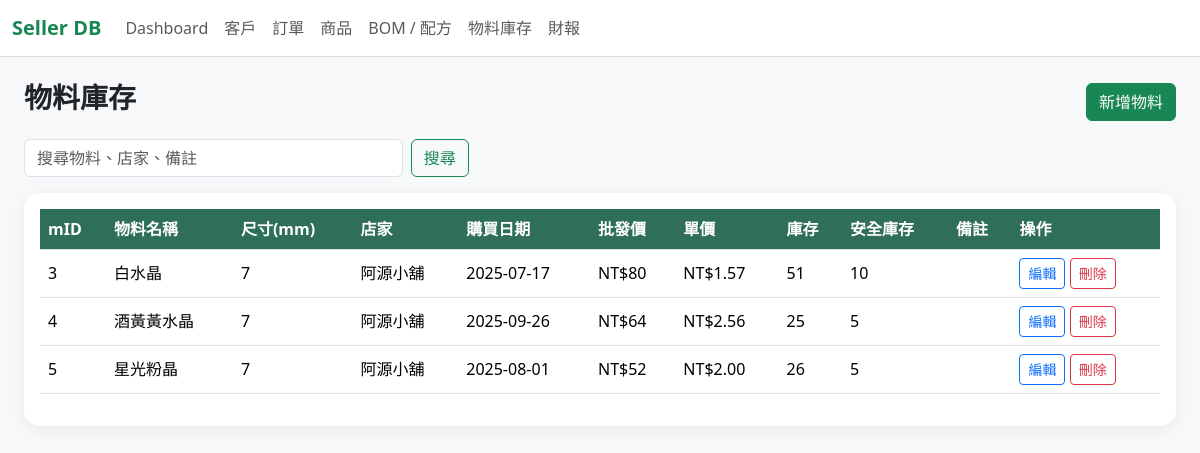
Page /materials on the earlier database version.
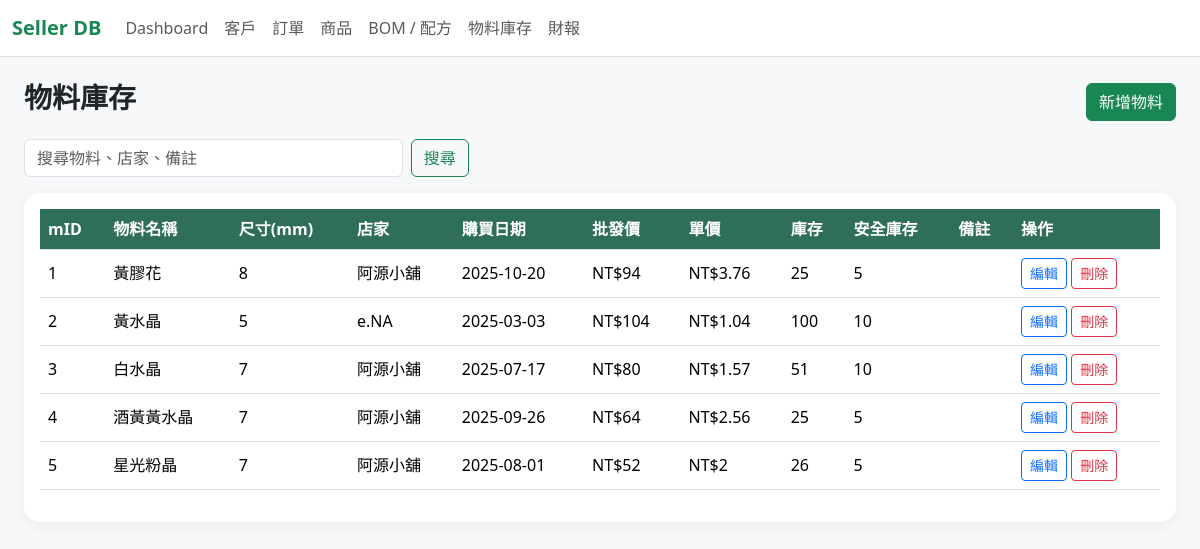
Same page on the later database version.
### tables this page shows
CREATE TABLE MATERIAL_INVENTORY (mID TEXT PRIMARY KEY UNIQUE, m_name TEXT, m_size NUMERIC, wholesale_price NUMERIC, store TEXT, purchase_date TEXT CHECK (length(purchase_date) = 10 AND purchase_date LIKE '____-__-__'), unit_price NUMERIC, stock INTEGER, safe_stock INTEGER, note TEXT);

### app.py (the view)
@app.route("/materials")
def materials():
    q = request.args.get("q", "").strip()
    db = get_db()
    if q:
        rows = db.execute('''
            SELECT * FROM MATERIAL_INVENTORY
            WHERE TRIM(COALESCE(mID, '')) != ''
              AND (m_name LIKE ? OR store LIKE ? OR note LIKE ? OR mID LIKE ?)
            ORDER BY CAST(mID AS INTEGER), mID
        ''', [f"%{q}%"] * 4).fetchall()
    else:
        rows = db.execute('''
            SELECT * FROM MATERIAL_INVENTORY
            WHERE TRIM(COALESCE(mID, '')) != ''
            ORDER BY CAST(mID AS INTEGER), mID
        ''').fetchall()
    return render_template("materials.html", materials=rows, q=q)

### app.py (called while the page is built)
def get_db():
    if "db" not in g:
        g.db = sqlite3.connect(DB_PATH)
        g.db.row_factory = sqlite3.Row
        g.db.execute("PRAGMA foreign_keys = ON")
    return g.db

@app.before_request
def setup_database():
    init_db()

### templates/materials.html
{% extends "base.html" %}
{% block content %}
<div class="d-flex justify-content-between align-items-center mb-3">
    <h3 class="fw-bold">物料庫存</h3>
    <a class="btn btn-success" href="{{ url_for('material_new') }}">新增物料</a>
</div>
<form class="row g-2 mb-3">
    <div class="col-md-4">
        <input class="form-control" name="q" value="{{ q }}" placeholder="搜尋物料、店家、備註">
    </div>
    <div class="col-auto">
        <button class="btn btn-outline-success">搜尋</button>
    </div>
</form>
<div class="card p-3">
    <div class="table-responsive">
        <table class="table table-hover align-middle">
            <thead>
            <tr>
                <th>mID</th>
                <th>物料名稱</th>
                <th>尺寸(mm)</th>
                <th>店家</th>
                <th>購買日期</th>
                <th>批發價</th>
                <th>單價</th>
                <th>庫存</th>
                <th>安全庫存</th>
                <th>備註</th>
                <th>操作</th>
            </tr>
            </thead>
            <tbody>
            {% for m in materials %}
            <tr>
                <td>{{ m.mID }}</td>
                <td>{{ m.m_name }}</td>
                <td>{{ m.m_size }}</td>
                <td>{{ m.store }}</td>
                <td>{{ m.purchase_date }}</td>
                <td>NT${{ m.wholesale_price }}</td>
                <td>NT${{ m.unit_price }}</td>
                <td>
                    {% if m.stock|int <= m.safe_stock|int %}
                        <span class="badge text-bg-danger">{{ m.stock }}</span>
                    {% else %}
                        {{ m.stock }}
                    {% endif %}
                </td>
                <td>{{ m.safe_stock }}</td>
                <td>{{ m.note }}</td>
                <td>
                    <a class="btn btn-sm btn-outline-primary" href="{{ url_for('material_edit', mID=m.mID) }}">編輯</a>
                    <form class="action-form" method="post" action="{{ url_for('material_delete', mID=m.mID) }}" onsubmit="return confirm('確定刪除？')">
                        <button class="btn btn-sm btn-outline-danger">刪除</button>
                    </form>
                </td>
            </tr>
            {% else %}
            <tr><td colspan="11" class="text-center text-muted">沒有資料</td></tr>
            {% endfor %}
            </tbody>
        </table>
    </div>
</div>
{% endblock %}

Differences in the rows shown:
added MATERIAL_INVENTORY: mID "1", m_name "黃膠花", m_size "8", store "阿源小舖", purchase_date "2025-10-20", wholesale_price "94", unit_price "3.76", stock "25", safe_stock "5"
added MATERIAL_INVENTORY: mID "2", m_name "黃水晶", m_size "5", store "e.NA", purchase_date "2025-03-03", wholesale_price "104", unit_price "1.04", stock "100", safe_stock "10"
changed MATERIAL_INVENTORY "星光粉晶": unit_price "2.00" → "2"
